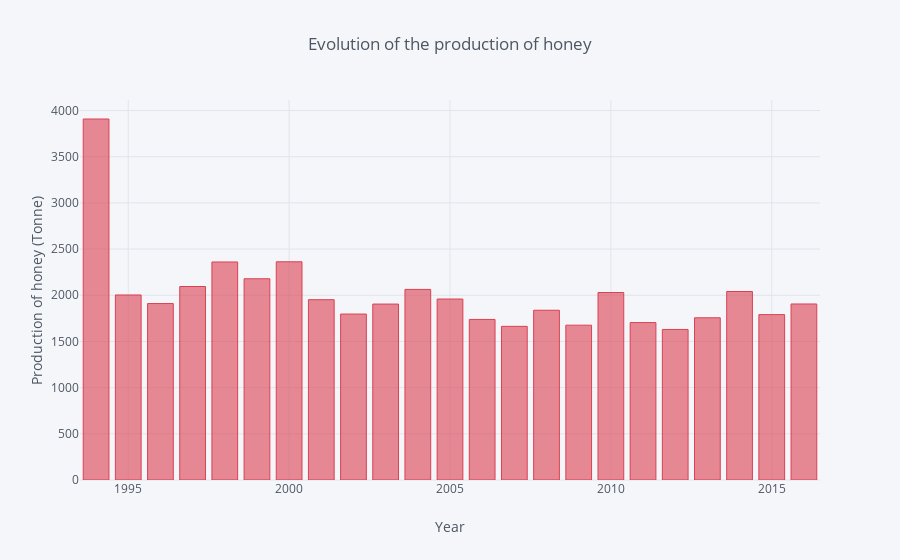

Write notebook code for a chart like this one.
### Markdown cell above
### Production by year

### Code cell
prod_by_year = data.groupby("year", as_index=False).agg({'totalprod_to':'mean'})
prod_by_year.iplot(kind='bar', x='year', xTitle='Year', color='red',
           yTitle='Production of honey (Tonne)', title='Evolution of the production of honey')

### Figure 1 — Plotly figure (JSON) as saved in the notebook; plotly's stock layout.template omitted (floating-point values rounded to 4 significant figures)
{"data": [{"marker": {"color": "rgba(219, 64, 82, 0.6)", "line": {"color": "rgba(219, 64, 82, 1.0)", "width": 1}}, "name": "totalprod_to", "orientation": "v", "text": "", "type": "bar", "uid": "bd1ad2e0-a631-47bc-8c85-af58485d676b", "x": [1994, 1995, 1996, 1997, 1998, 1999, 2000, 2001, 2002, 2003, 2004, 2005, 2006, 2007, 2008, 2009, 2010, 2011, 2012, 2013, 2014, 2015, 2016], "y": [3908.0, 2003.0, 1910.0, 2095.0, 2361.0, 2179.0, 2363.0, 1952.0, 1797.0, 1905.0, 2063.0, 1959.0, 1738.0, 1664.0, 1838.0, 1676.0, 2030.0, 1704.0, 1630.0, 1756.0, 2041.0, 1791.0, 1906.0]}], "layout": {"legend": {"bgcolor": "#F5F6F9", "font": {"color": "#4D5663"}}, "paper_bgcolor": "#F5F6F9", "plot_bgcolor": "#F5F6F9", "title": {"font": {"color": "#4D5663"}, "text": "Evolution of the production of honey"}, "xaxis": {"gridcolor": "#E1E5ED", "showgrid": true, "tickfont": {"color": "#4D5663"}, "title": {"font": {"color": "#4D5663"}, "text": "Year"}, "zerolinecolor": "#E1E5ED"}, "yaxis": {"gridcolor": "#E1E5ED", "showgrid": true, "tickfont": {"color": "#4D5663"}, "title": {"font": {"color": "#4D5663"}, "text": "Production of honey (Tonne)"}, "zerolinecolor": "#E1E5ED"}}}
